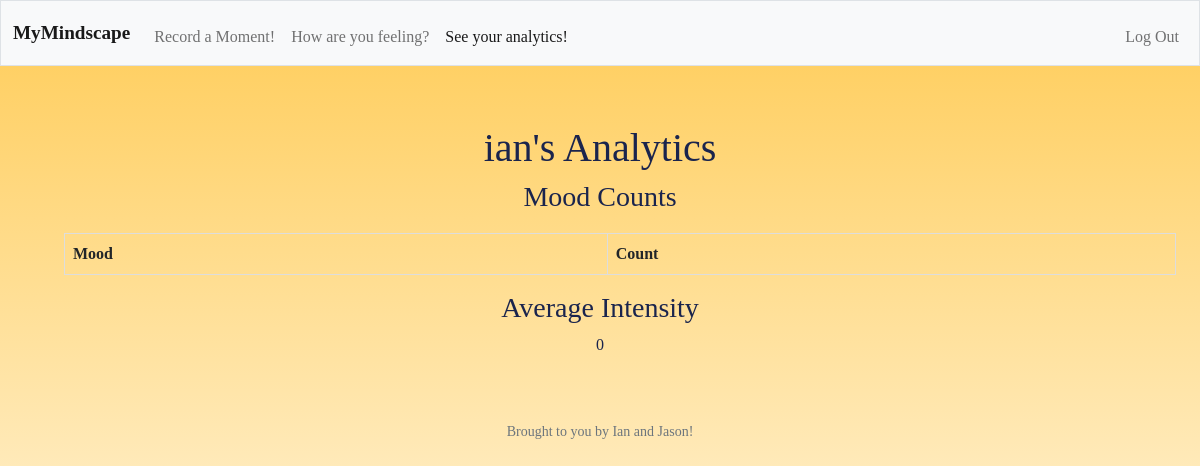
The app's page /analytics (signed in), older data.
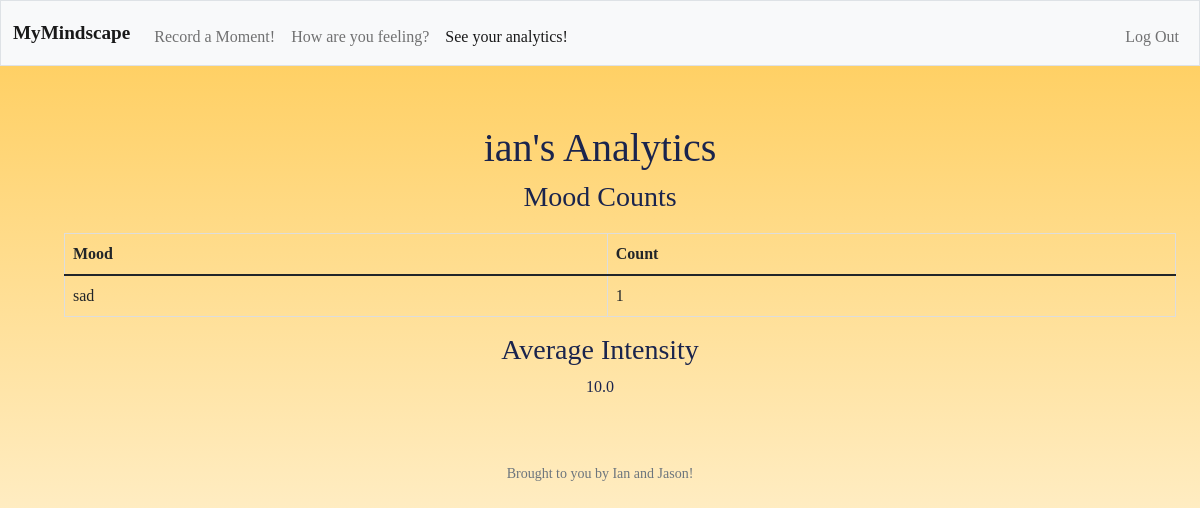
The same page, newer data.
### tables this page shows
CREATE TABLE mood (
    id INT PRIMARY KEY,
    user_id INT NOT NULL,
    mood TEXT NOT NULL,
    intensity INT NOT NULL,
    date DATE NOT NULL);

### app.py (the view)
@app.route('/analytics')
@login_required
def analytics():
    try:
        mood_data = db.execute("SELECT mood, intensity FROM mood WHERE user_id = ?", (session['user_id'],))
    except Exception as e:
        print(f"Error retrieving mood data: {e}")
        mood_data = []
    mood_counts = {}
    total_intensity = 0
    total_moods = 0
    for entry in mood_data:
        mood = entry['mood']
        intensity = entry['intensity']
        mood_counts[mood] = mood_counts.get(mood, 0) + 1
        total_intensity += intensity
        total_moods += 1
    average_intensity = total_intensity / total_moods if total_moods > 0 else 0
    user_data = db.execute("SELECT name FROM User WHERE user_id = ?", session["user_id"])
    name = user_data[0]['name'] if user_data and user_data[0]['name'] else "Name Not Found"
    return render_template('analytics.html', mood_counts=mood_counts, average_intensity=average_intensity, name=name)

### app.py (called while the page is built)
@app.after_request
def after_request(response):
    response.headers["Cache-Control"] = "no-cache, no-store, must-revalidate"
    response.headers["Expires"] = 0
    response.headers["Pragma"] = "no-cache"
    return response

### helpers.py (called while the page is built)
def login_required(f):
    @wraps(f)
    def decorated_function(*args, **kwargs):
        if 'user_id' not in session:
            return redirect(url_for('login'))
        return f(*args, **kwargs)
    return decorated_function

### templates/analytics.html (shortened to what this page needs)
{% extends "layout.html" %}
{% block main %}
    <div class="container">
        <div class="col-md-12">
            <h1>{{ name }}'s Analytics</h1>
        <h3>Mood Counts</h3>
        <table class="table">
            <thead>
                <tr>
                    <th>Mood</th>
                    <th>Count</th>
                </tr>
            </thead>
            <tbody>
                {% for mood, count in mood_counts.items() %}
                    <tr>
                        <td>{{ mood }}</td>
                        <td>{{ count }}</td>
                    </tr>
                {% endfor %}
            </tbody>
        </table>
        <h3>Average Intensity</h3>
        <p>{{ average_intensity }}</p>
    </div>
{% endblock %}

Row changes from the older to the newer data that the page shows:
now on this page (row edited): mood: mood "sad", count "1"
Text that changed along with them:
{{ average_intensity }}: "0" → "10.0"
